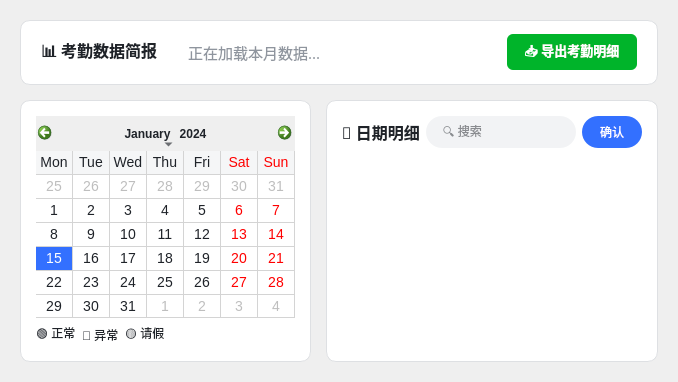
     <widget class="QWidget" name="page_Records">
      <layout class="QVBoxLayout" name="vL_Rec">
       <property name="spacing">
        <number>15</number>
       </property>
       <property name="margin" stdset="0">
        <number>20</number>
       </property>
       <item>
        <widget class="QFrame" name="frame_Summary">
         <property name="minimumSize">
          <size>
           <width>0</width>
           <height>65</height>
          </size>
         </property>
         <property name="styleSheet">
          <string notr="true">QFrame { background-color: #FFFFFF; border-radius: 10px; border: 1px solid #DEE0E3; }</string>
         </property>
         <layout class="QHBoxLayout" name="hL_Summary">
          <property name="leftMargin">
           <number>20</number>
          </property>
          <property name="rightMargin">
           <number>20</number>
          </property>
          <item>
           <widget class="QLabel" name="label_SummaryTitle">
            <property name="font">
             <font>
              <family>Microsoft YaHei</family>
              <pointsize>12</pointsize>
              <bold>true</bold>
             </font>
            </property>
            <property name="styleSheet">
             <string notr="true">color: #1F2329; border: none;</string>
            </property>
            <property name="text">
             <string>📊 考勤数据简报</string>
            </property>
           </widget>
          </item>
          <item>
           <widget class="QLabel" name="label_SummaryData">
            <property name="font">
             <font>
              <family>Microsoft YaHei</family>
              <pointsize>11</pointsize>
             </font>
            </property>
            <property name="styleSheet">
             <string notr="true">color: #8F959E; border: none; margin-left: 20px;</string>
            </property>
            <property name="text">
             <string>正在加载本月数据...</string>
            </property>
           </widget>
          </item>
          <item>
           <spacer name="s_sum">
            <property name="orientation">
             <enum>Qt::Orientation::Horizontal</enum>
            </property>
            <property name="sizeHint" stdset="0">
             <size>
              <width>0</width>
              <height>0</height>
             </size>
            </property>
           </spacer>
          </item>
          <item>
           <widget class="QPushButton" name="btn_Export">
            <property name="minimumSize">
             <size>
              <width>130</width>
              <height>36</height>
             </size>
            </property>
            <property name="font">
             <font>
              <family>Microsoft YaHei</family>
              <pointsize>10</pointsize>
              <bold>true</bold>
             </font>
            </property>
            <property name="cursor">
             <cursorShape>PointingHandCursor</cursorShape>
            </property>
            <property name="styleSheet">
             <string notr="true">QPushButton { background-color: #00B42A; color: white; border-radius: 6px; border: none; } QPushButton:hover { background-color: #23C343; }</string>
            </property>
            <property name="text">
             <string>📥 导出考勤明细</string>
            </property>
           </widget>
          </item>
         </layout>
        </widget>
       </item>
       <item>
        <layout class="QHBoxLayout" name="hL_Dashboard" stretch="4,6">
         <property name="spacing">
          <number>15</number>
         </property>
         <item>
          <widget class="QFrame" name="frame_Calendar">
           <property name="styleSheet">
            <string notr="true">QFrame { background-color: #FFFFFF; border-radius: 10px; border: 1px solid #DEE0E3; }</string>
           </property>
           <layout class="QVBoxLayout" name="vL_Cal">
            <property name="margin" stdset="0">
             <number>15</number>
            </property>
            <item>
             <widget class="QCalendarWidget" name="calendarWidget_Attendance">
              <property name="styleSheet">
               <string notr="true">QCalendarWidget QWidget { alternate-background-color: #F5F6F7; border: none; } QCalendarWidget QAbstractItemView:enabled { font-size: 14px; color: #1F2329; selection-background-color: #3370FF; selection-color: white; border-radius: 4px; } QCalendarWidget QToolButton { height: 32px; font-weight: bold; color: #1F2329; }</string>
              </property>
              <property name="gridVisible">
               <bool>true</bool>
              </property>
              <property name="verticalHeaderFormat">
               <enum>QCalendarWidget::VerticalHeaderFormat::NoVerticalHeader</enum>
              </property>
             </widget>
            </item>
            <item>
             <layout class="QHBoxLayout" name="hL_Legend">
              <item>
               <widget class="QLabel" name="leg1">
                <property name="styleSheet">
                 <string notr="true">border: none; color: #1F2329; font-size: 12px;</string>
                </property>
                <property name="text">
                 <string>🟢 正常</string>
                </property>
               </widget>
              </item>
              <item>
               <widget class="QLabel" name="leg2">
                <property name="styleSheet">
                 <string notr="true">border: none; color: #1F2329; font-size: 12px;</string>
                </property>
                <property name="text">
                 <string>🔴 异常</string>
                </property>
               </widget>
              </item>
              <item>
               <widget class="QLabel" name="leg3">
                <property name="styleSheet">
                 <string notr="true">border: none; color: #1F2329; font-size: 12px;</string>
                </property>
                <property name="text">
                 <string>🟡 请假</string>
                </property>
               </widget>
              </item>
              <item>
               <spacer name="s_leg">
                <property name="orientation">
                 <enum>Qt::Orientation::Horizontal</enum>
                </property>
                <property name="sizeHint" stdset="0">
                 <size>
                  <width>0</width>
                  <height>0</height>
                 </size>
                </property>
               </spacer>
              </item>
             </layout>
            </item>
           </layout>
          </widget>
         </item>
         <item>
          <widget class="QFrame" name="frame_Details">
           <property name="styleSheet">
            <string notr="true">QFrame { background-color: #FFFFFF; border-radius: 10px; border: 1px solid #DEE0E3; }</string>
           </property>
           <layout class="QVBoxLayout" name="vL_Det">
            <property name="margin" stdset="0">
             <number>15</number>
            </property>
            <item>
             <layout class="QHBoxLayout" name="hL_DetTop">
              <item>
               <widget class="QLabel" name="label_DetailDate">
                <property name="font">
                 <font>
                  <family>Microsoft YaHei</family>
                  <pointsize>12</pointsize>
                  <bold>true</bold>
                 </font>
                </property>
                <property name="styleSheet">
                 <string notr="true">border: none; color: #1F2329;</string>
                </property>
                <property name="text">
                 <string>📅 日期明细</string>
                </property>
               </widget>
              </item>
              <item>
               <spacer name="s_det">
                <property name="orientation">
                 <enum>Qt::Orientation::Horizontal</enum>
                </property>
                <property name="sizeHint" stdset="0">
                 <size>
                  <width>0</width>
                  <height>0</height>
                 </size>
                </property>
               </spacer>
              </item>
              <item>
               <widget class="QLineEdit" name="lineEdit_SearchName">
                <property name="minimumSize">
                 <size>
                  <width>150</width>
                  <height>32</height>
                 </size>
                </property>
                <property name="styleSheet">
                 <string notr="true">QLineEdit { background: #F2F3F5; border: none; border-radius: 16px; padding-left: 15px; color: #1F2329; } QLineEdit:focus { border: 1px solid #3370FF; background: #FFF; }</string>
                </property>
                <property name="placeholderText">
                 <string>🔍 搜索</string>
                </property>
               </widget>
              </item>
              <item>
               <widget class="QPushButton" name="btn_FilterDate">
                <property name="minimumSize">
                 <size>
                  <width>60</width>
                  <height>32</height>
                 </size>
                </property>
                <property name="cursor">
                 <cursorShape>PointingHandCursor</cursorShape>
                </property>
                <property name="styleSheet">
                 <string notr="true">QPushButton { background-color: #3370FF; color: white; border-radius: 16px; border: none; } QPushButton:hover { background-color: #4E83FF; }</string>
                </property>
                <property name="text">
                 <string>确认</string>
                </property>
               </widget>
              </item>
             </layout>
            </item>
            <item>
             <widget class="QTableView" name="tableView_Records">
              <property name="styleSheet">
               <string notr="true">QTableView { border: none; background-color: #FFFFFF; alternate-background-color: #F5F6F7; } QHeaderView::section { background-color: #F2F3F5; border: none; height: 35px; color: #8F959E; font-weight: bold; }</string>
              </property>
             </widget>
            </item>
           </layout>
          </widget>
         </item>
        </layout>
       </item>
      </layout>
     </widget>
